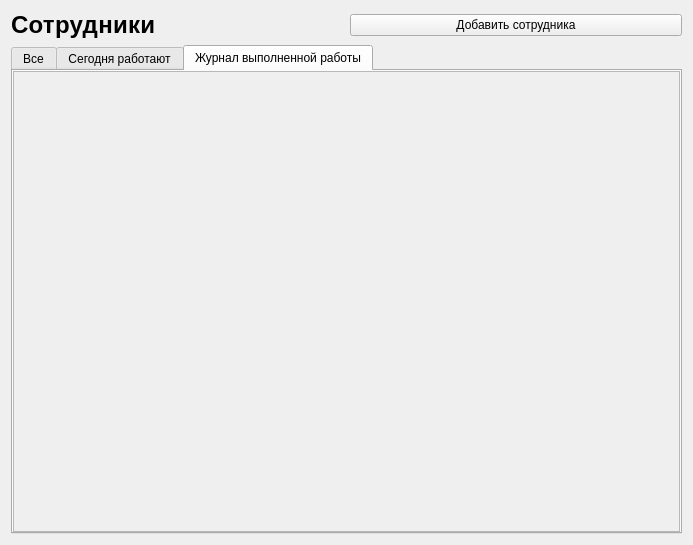
<?xml version="1.0" encoding="UTF-8"?>
<ui version="4.0">
 <class>FormEmployee</class>
 <widget class="QWidget" name="FormEmployee">
  <property name="geometry">
   <rect>
    <x>0</x>
    <y>0</y>
    <width>693</width>
    <height>545</height>
   </rect>
  </property>
  <property name="windowTitle">
   <string>Form</string>
  </property>
  <layout class="QVBoxLayout" name="verticalLayout">
   <item>
    <layout class="QHBoxLayout" name="horizontalLayout_2">
     <item>
      <widget class="QLabel" name="label">
       <property name="styleSheet">
        <string notr="true">font-style: normal;
font-weight: 700;
font-size: 24px;
line-height: 30px;
letter-spacing: 0.3px;
</string>
       </property>
       <property name="text">
        <string>Сотрудники</string>
       </property>
      </widget>
     </item>
     <item>
      <layout class="QHBoxLayout" name="horizontalLayout">
       <item>
        <widget class="QPushButton" name="pushButton">
         <property name="text">
          <string>Добавить сотрудника</string>
         </property>
        </widget>
       </item>
      </layout>
     </item>
    </layout>
   </item>
   <item>
    <widget class="QTabWidget" name="tabWidget">
     <property name="styleSheet">
      <string notr="true">QTreeView{
	border: none;
}
QListView
{
	border: none;
}

</string>
     </property>
     <property name="currentIndex">
      <number>2</number>
     </property>
     <widget class="QWidget" name="tab">
      <attribute name="title">
       <string>Все</string>
      </attribute>
      <layout class="QHBoxLayout" name="horizontalLayout_3">
       <property name="leftMargin">
        <number>0</number>
       </property>
       <property name="topMargin">
        <number>0</number>
       </property>
       <property name="rightMargin">
        <number>0</number>
       </property>
       <property name="bottomMargin">
        <number>0</number>
       </property>
       <item>
        <widget class="QScrollArea" name="scrollArea">
         <property name="widgetResizable">
          <bool>true</bool>
         </property>
         <widget class="QWidget" name="all">
          <property name="geometry">
           <rect>
            <x>0</x>
            <y>0</y>
            <width>663</width>
            <height>447</height>
           </rect>
          </property>
          <layout class="QVBoxLayout" name="verticalLayout_5"/>
         </widget>
        </widget>
       </item>
      </layout>
     </widget>
     <widget class="QWidget" name="tab_2">
      <attribute name="title">
       <string>Сегодня работают</string>
      </attribute>
      <layout class="QHBoxLayout" name="horizontalLayout_4">
       <property name="leftMargin">
        <number>0</number>
       </property>
       <property name="topMargin">
        <number>0</number>
       </property>
       <property name="rightMargin">
        <number>0</number>
       </property>
       <property name="bottomMargin">
        <number>0</number>
       </property>
       <item>
        <widget class="QScrollArea" name="scrollArea_2">
         <property name="widgetResizable">
          <bool>true</bool>
         </property>
         <widget class="QWidget" name="online">
          <property name="geometry">
           <rect>
            <x>0</x>
            <y>0</y>
            <width>663</width>
            <height>447</height>
           </rect>
          </property>
          <layout class="QVBoxLayout" name="verticalLayout_4"/>
         </widget>
        </widget>
       </item>
      </layout>
     </widget>
     <widget class="QWidget" name="tab_3">
      <attribute name="title">
       <string>Журнал выполненной работы</string>
      </attribute>
      <layout class="QVBoxLayout" name="verticalLayout_2">
       <property name="leftMargin">
        <number>0</number>
       </property>
       <property name="topMargin">
        <number>0</number>
       </property>
       <property name="rightMargin">
        <number>0</number>
       </property>
       <property name="bottomMargin">
        <number>0</number>
       </property>
       <item>
        <widget class="QScrollArea" name="scrollArea_3">
         <property name="widgetResizable">
          <bool>true</bool>
         </property>
         <widget class="QWidget" name="logWork">
          <property name="geometry">
           <rect>
            <x>0</x>
            <y>0</y>
            <width>663</width>
            <height>447</height>
           </rect>
          </property>
          <layout class="QVBoxLayout" name="verticalLayout_3"/>
         </widget>
        </widget>
       </item>
      </layout>
     </widget>
    </widget>
   </item>
  </layout>
 </widget>
 <resources/>
 <connections/>
</ui>
